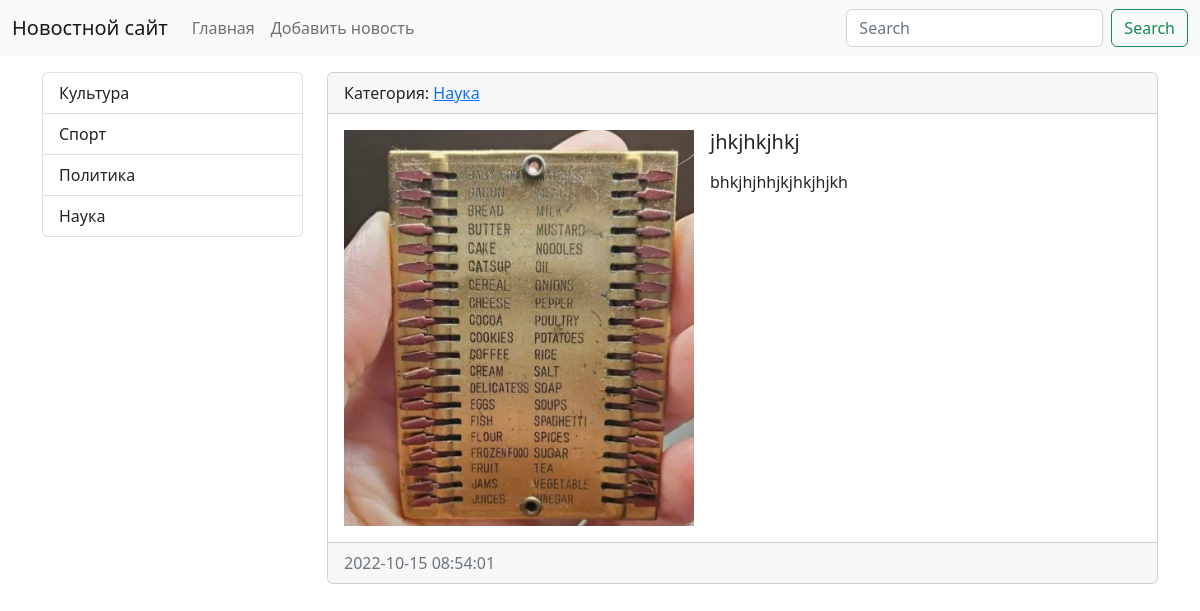
Screenshot of /news/8/ with the database file from the repository.
### news/models.py (models this page shows, shortened)
class Category(models.Model):
    title = models.CharField(max_length=150, db_index=True, verbose_name='Наименование категории')
    def get_absolute_url(self):
        return reverse('category', kwargs={"category_id": self.pk})
    def __str__(self):
        return self.title
    class Meta:
        verbose_name = "Категория"
        verbose_name_plural = "Категории"
        ordering = ['title']

class News(models.Model):
    title = models.CharField(max_length=50, verbose_name='Наименование')
    content = models.TextField(blank=True, verbose_name='Контент')
    created_at = models.DateTimeField(auto_now_add=True, verbose_name='Дата публикации')
    updated_at = models.DateTimeField(auto_now=True, verbose_name='Обновлено')
    photo = models.ImageField(upload_to='photos/%Y/%m/%d/', verbose_name='Фото', blank=True)
    is_published = models.BooleanField(default=True, verbose_name='Опубликовано')
    category = models.ForeignKey('Category', on_delete=models.PROTECT, verbose_name='Категория')
    views = models.IntegerField(default=0)
    class Meta:
        verbose_name = "Новость"
        verbose_name_plural = "Новости"
        ordering = ['-created_at']

### news/views.py (the view)
# urls.py: path('news/<int:pk>/', ViewNews.as_view(), name='view_news'),
class ViewNews(DetailView):
    model = News
    context_object_name = "news_item"

### news/templatetags/news_tags.py (called while the page is built)
@register.inclusion_tag('news/list_categories.html')
def show_categories():
    categories = Category.objects.annotate(cnt=Count('news')).filter(cnt__gt=0)
    categories = categories.annotate(cnt=Count('news__is_published')).filter(cnt__gt=0)
    return {'categories': categories}

### news/templates/news/news_detail.html (shortened to what this page needs)
{% extends 'base.html' %}
{% block sidebar %}
{% include 'inc/_sidebar.html' %}
{% endblock %}
{% block content %}
<div class="card mb-3">
    <div class="card-header">
        Категория: <a href="{{ news_item.category.get_absolute_url }}">{{ news_item.category }}</a>
    </div>
    <div class="card-body">
        {% if news_item.photo %}
        <img src="{{ news_item.photo.url }}" width="350" class="float-start me-3">
        {% endif %}
        <h5 class="card-title">{{ news_item.title }}</h5>
        <p class="card-text">{{ news_item.content|safe|linebreaks }}</p>
    </div>
    <div class="card-footer text-muted">
        {{ news_item.created_at|date:"Y-m-d H:i:s" }}
    </div>
</div>
{% endblock %}

### news/templates/news/list_categories.html
<div class="list-group">
    {% for item in categories %}
	<a href="{{ item.get_absolute_url }}" class="list-group-item list-group-item-action">{{ item.title }}</a>
    {% endfor %}
</div>

### mysite/static/css/style.css (style rules this page uses)
body { background-color: #ffffff; }

### rows the page displays
Category: title "Культура"
Category: title "Спорт"
Category: title "Политика"
Category: title "Наука"
News: category "Наука", photo (picture), title "jhkjhkjhkj", content "bhkjhjhhjkjhkjhjkh", created_at "2022-10-15 08:54:01"
